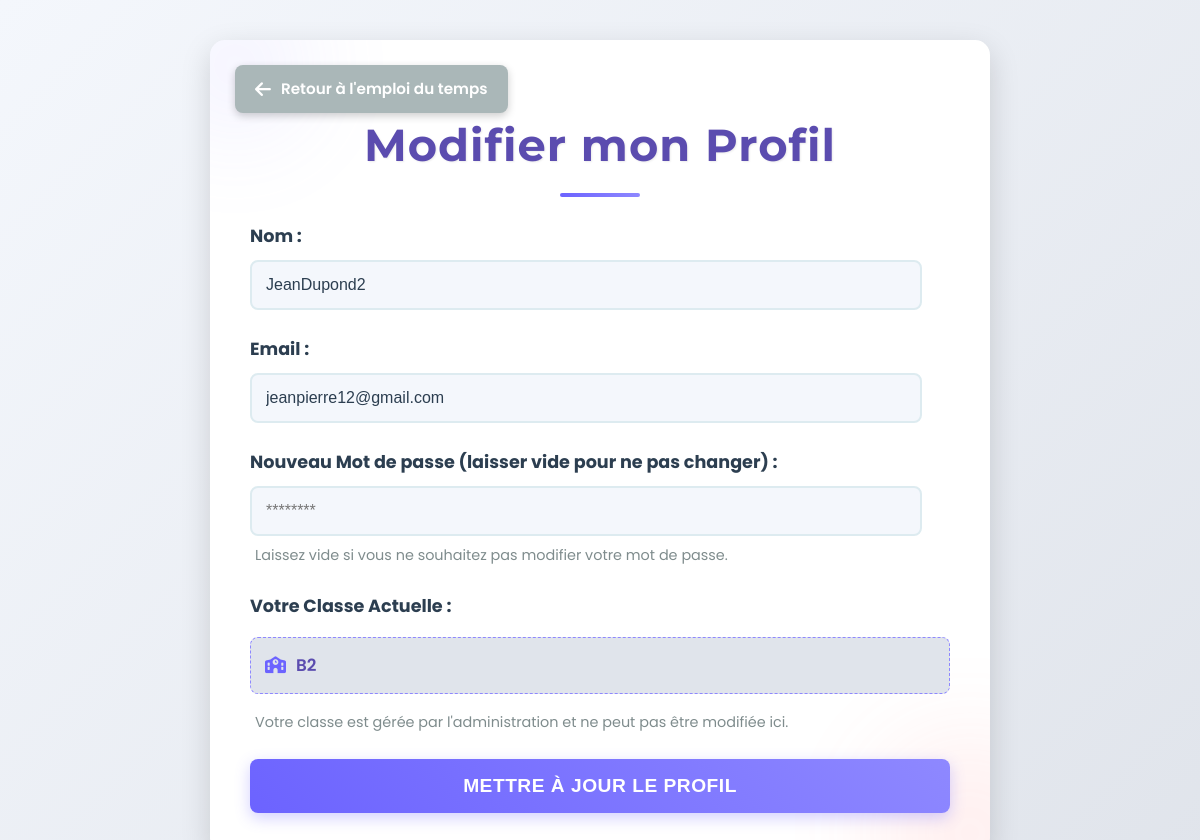
The app's page /modifier_profil_eleve.php (signed in) with its own data.
### tables this page shows
CREATE TABLE IF NOT EXISTS `etudiants` (
  `id` int NOT NULL AUTO_INCREMENT,
  `nom` varchar(255) NOT NULL,
  `prenom` varchar(255) DEFAULT NULL,
  `mot_de_passe` varchar(255) NOT NULL,
  `classe_id` int DEFAULT NULL,
  `email` varchar(255) NOT NULL,
  PRIMARY KEY (`id`),
  UNIQUE KEY `nom` (`nom`),
  KEY `classe_id` (`classe_id`)
);

CREATE TABLE IF NOT EXISTS `salles` (
  `id` int NOT NULL AUTO_INCREMENT,
  `nom` varchar(100) NOT NULL,
  `capacite` int DEFAULT NULL,
  `est_indisponible` tinyint DEFAULT '0',
  PRIMARY KEY (`id`)
);

### modifier_profil_eleve.php (the view, shortened to what this page needs)
<?php
require_once 'db.php';
$etudiant_id = $_SESSION['user_id'];
$etudiant_info = null;
try {
    $stmt = $pdo->prepare("SELECT nom, email, mot_de_passe, classe_id FROM etudiants WHERE id = ?");
    $stmt->execute([$etudiant_id]);
    $etudiant_info = $stmt->fetch();
} catch (PDOException $e) {
    die("Erreur lors du chargement des informations de l'étudiant : " . $e->getMessage());
}
$current_nom = htmlspecialchars($etudiant_info['nom'] ?? '');
$current_email = htmlspecialchars($etudiant_info['email'] ?? '');
$current_classe_id = $etudiant_info['classe_id'] ?? null;
$current_classe_nom = "Non définie";
if ($current_classe_id) {
    try {
        $stmt_current_classe = $pdo->prepare("SELECT nom FROM salles WHERE id = ?");
        $stmt_current_classe->execute([$current_classe_id]);
        $current_classe_nom_db = $stmt_current_classe->fetchColumn();
        if ($current_classe_nom_db) {
            $current_classe_nom = htmlspecialchars($current_classe_nom_db);
        }
    } catch (PDOException $e) {
        error_log("Erreur lors de la récupération du nom de la classe : " . $e->getMessage());
    }
}
?>
<!DOCTYPE html>
<html lang="fr">
<head>
    <link rel="stylesheet" href="https://cdnjs.cloudflare.com/ajax/libs/font-awesome/6.0.0-beta3/css/all.min.css">
</head>
<body>
    <div class="container">
        <a href="emploi_eleve.php" class="back-button"><i class="fas fa-arrow-left"></i> Retour à l'emploi du temps</a>
        <h1>Modifier mon Profil</h1>
        <form action="modifier_profil_eleve.php" method="post">
            <div class="form-group">
                <label for="nom">Nom :</label>
                <input type="text" id="nom" name="nom" value="<?php echo $current_nom; ?>" required>
            </div>
            <div class="form-group">
                <label for="email">Email :</label>
                <input type="email" id="email" name="email" value="<?php echo $current_email; ?>" required>
            </div>
            <div class="form-group">
                <label for="mot_de_passe">Nouveau Mot de passe (laisser vide pour ne pas changer) :</label>
                <input type="password" id="mot_de_passe" name="mot_de_passe" placeholder="********">
                <small>Laissez vide si vous ne souhaitez pas modifier votre mot de passe.</small>
            </div>
            <div class="form-group">
                <label>Votre Classe Actuelle :</label>
                <p>
                    <i class="fas fa-school"></i> <?php echo $current_classe_nom; ?>
                </p>
                <small>Votre classe est gérée par l'administration et ne peut pas être modifiée ici.</small>
            </div>
            <button type="submit" name="update_profile" class="btn-submit">Mettre à jour le profil</button>
        </form>
    </div>
</body>
</html>

### modifier_profil_eleve.php (style rules this page uses)
:root { --primary-color: #6C63FF; --primary-light: #8E88FF; --primary-dark: #5B4CAF; --secondary-color: #FF6B6B; --success-color: #28A745; --error-color: #DC3545; --warning-color: #FFC107; --info-color: #17A2B8; --background-light: #F4F7FC; --background-dark: #E0E4EB; --text-dark: #2C3E50; --text-light: #7F8C8D; --text-white: #FFFFFF; --border-color: #DDEBF0; --form-bg: #FFFFFF; --card-bg: #FFFFFF; --box-shadow-light: rgba(0, 0, 0, 0.08); --box-shadow-medium: rgba(0, 0, 0, 0.15); --box-shadow-strong: rgba(0, 0, 0, 0.25); --button-gradient-start: var(--primary-color); --button-gradient-end: var(--primary-light); --back-button-bg: #AAB7B8; --back-button-hover-bg: #8D9A9B; --back-button-text: white; --back-button-shadow: rgba(0, 0, 0, 0.2); --font-main: 'Poppins', sans-serif; --font-heading: 'Montserrat', sans-serif; }
body { font-family: var(--font-main); line-height: 1.6; margin: 0; padding: 0; background: linear-gradient(135deg, var(--background-light) 0%, var(--background-dark) 100%); color: var(--text-dark); display: flex; flex-direction: column; align-items: center; justify-content: center; min-height: 100vh; overflow-x: hidden; -webkit-font-smoothing: antialiased; -moz-osx-font-smoothing: grayscale; }
.container { max-width: 700px; width: 90%; margin: 40px auto; background-color: var(--card-bg); padding: 40px; border-radius: 15px; box-shadow: 0 10px 30px var(--box-shadow-medium); position: relative; border: none; overflow: hidden; animation: slideIn 0.8s ease-out forwards; backdrop-filter: blur(5px); background-clip: padding-box; }
.container::before, .container::after { content: ''; position: absolute; z-index: -1; border-radius: 50%; opacity: 0.1; filter: blur(50px); }
.container::before { width: 150px; height: 150px; background-color: var(--primary-light); top: -50px; left: -50px; }
.container::after { width: 200px; height: 200px; background-color: var(--secondary-color); bottom: -80px; right: -80px; }
h1 { font-family: var(--font-heading); text-align: center; color: var(--primary-dark); margin-bottom: 40px; font-size: 2.8em; position: relative; letter-spacing: 1px; text-shadow: 1px 1px 2px var(--box-shadow-light); }
h1::after { content: ''; position: absolute; left: 50%; bottom: -15px; transform: translateX(-50%); width: 80px; height: 4px; background: linear-gradient(90deg, var(--primary-color), var(--primary-light)); border-radius: 2px; }
.form-group { margin-bottom: 25px; }
.form-group label { display: block; margin-bottom: 10px; font-weight: 700; color: var(--text-dark); font-size: 1.1em; }
.form-group input[type="text"], .form-group input[type="email"], .form-group input[type="password"], .form-group select { width: calc(100% - 28px); padding: 14px; border: 2px solid var(--border-color); border-radius: 8px; font-size: 1em; transition: border-color 0.3s ease, box-shadow 0.3s ease, background-color 0.3s ease; box-sizing: border-box; background-color: var(--background-light); color: var(--text-dark); }
.form-group small { display: block; margin-top: 8px; color: var(--text-light); font-size: 0.9em; padding-left: 5px; }
.form-group p { padding: 14px; border: 1px dashed var(--primary-light); border-radius: 8px; background-color: var(--background-dark); color: var(--primary-dark); font-weight: 600; font-size: 1.05em; display: flex; align-items: center; gap: 10px; }
.form-group p i { color: var(--primary-color); }
.btn-submit { display: block; width: 100%; padding: 16px 20px; background: linear-gradient(45deg, var(--button-gradient-start) 0%, var(--button-gradient-end) 100%); color: var(--text-white); border: none; border-radius: 8px; font-size: 1.2em; font-weight: 700; cursor: pointer; transition: background-color 0.3s ease, transform 0.2s ease, box-shadow 0.3s ease; box-shadow: 0 5px 15px rgba(108, 99, 255, 0.3); letter-spacing: 0.5px; text-transform: uppercase; }
.back-button { display: inline-flex; align-items: center; gap: 10px; padding: 12px 20px; background-color: var(--back-button-bg); color: var(--back-button-text); text-decoration: none; border-radius: 8px; font-weight: 600; transition: background-color 0.3s ease, transform 0.2s ease, box-shadow 0.2s ease; position: absolute; top: 25px; left: 25px; box-shadow: 0 3px 8px var(--back-button-shadow); z-index: 10; font-size: 0.95em; }
.back-button i { font-size: 1.2em; }

### records on screen
etudiants: nom "JeanDupond2", email "jeanpierre12@gmail.com"
salles: nom "B2"
